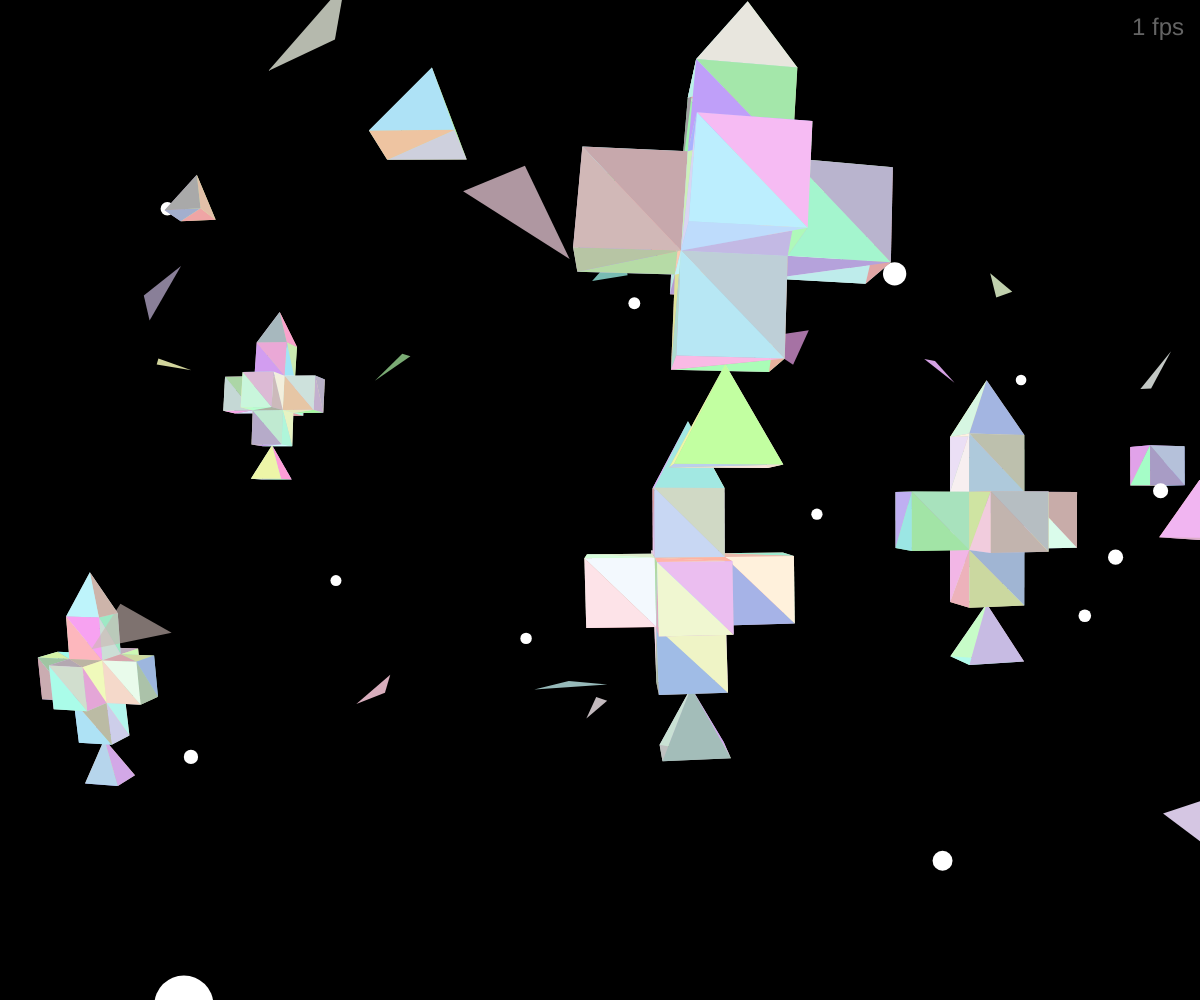
Frame 1 (no input)
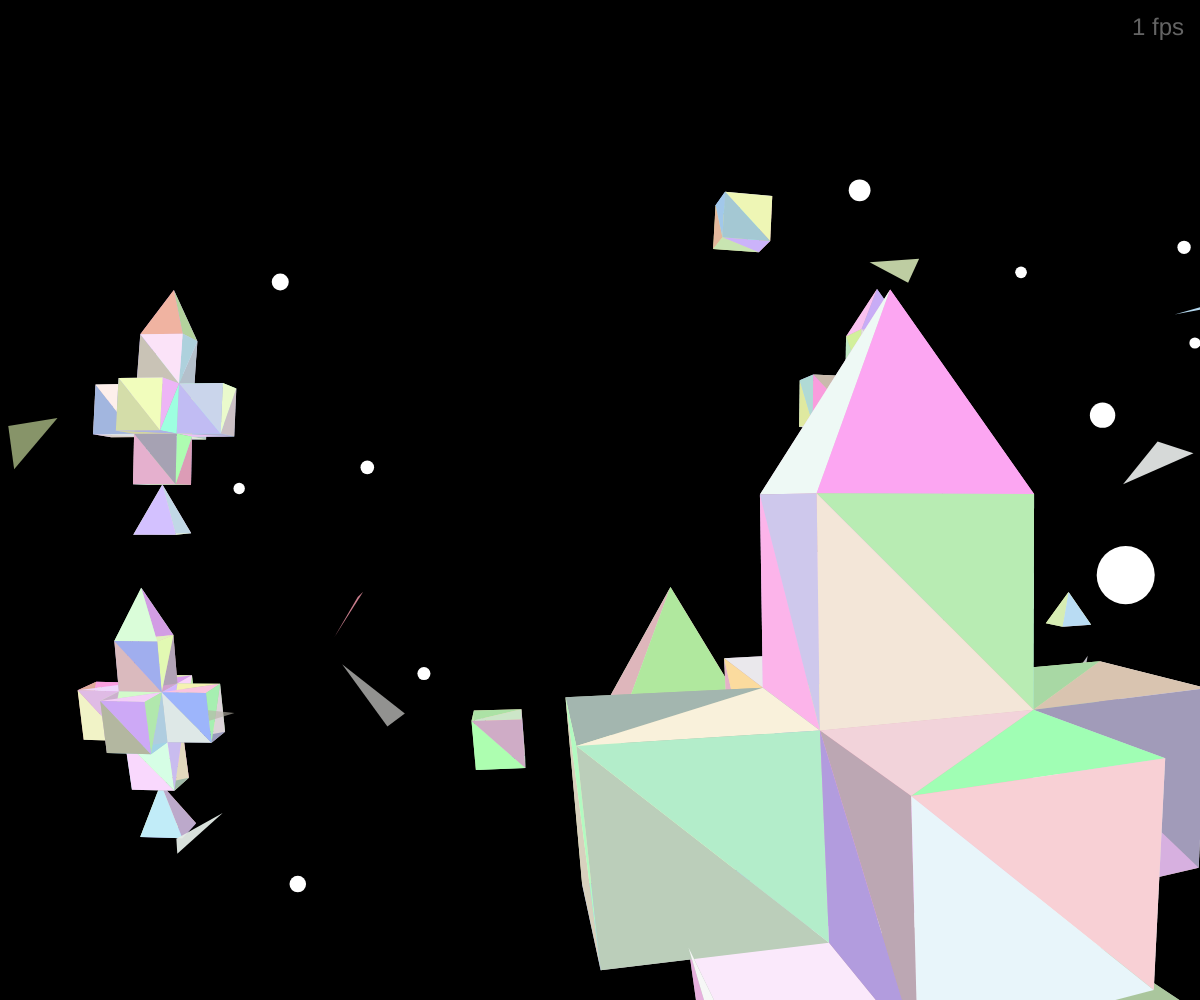
Frame 60 (no input)
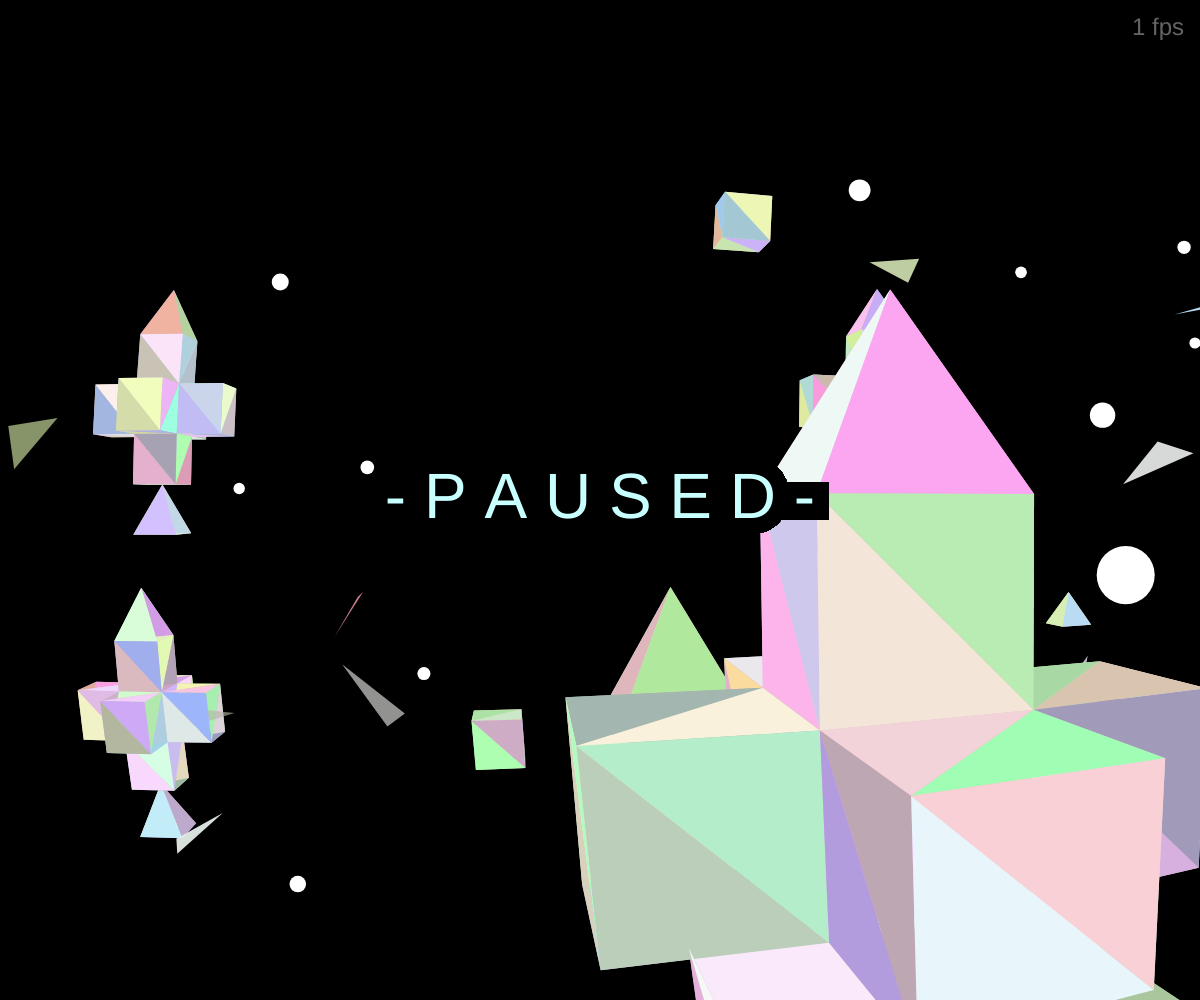
Frame 120 (the mouse pressed at the canvas centre since frame 60)

The p5.js sketch that drew these frames (run headless with seeded random() and noise() and a simulated clock; from frame 60 on, the mouse is pressed at the canvas centre):

// p5.js sketch
// ── sketch.js
// Variables used for fps
var frameTimes = [] // Time recordings corresponding to each frame
let oldTime = 0 // Time at which the previous frame is updated
let fpsCooldown = 0 // When fpsCooldown <= 0, set displayFPS = fps
let displayFPS = 0 // fps displayed on screen, updated every second

/* Togglable Variables */

var cameraRange = 1000

var worldHeightBound = 50
var worldWidthBound = 200
var worldDepthBound = 200

/* Variables for keyboard & mouse control */

var oldMouseX = null

var leftKeyDown = false
var rightKeyDown = false
var upKeyDown = false
var downKeyDown = false

var wKeyDown = false
var aKeyDown = false
var sKeyDown = false
var dKeyDown = false

var shiftKeyDown = false
var spaceKeyDown = false

var paused = false

/* Essential variables */

var objectsInWorld = []
var activeCamera = null

/* Object declarations */

class Vector {
    /// Create a vector object using regular 3D coordinates
    constructor(x, y, z) {
        this.x = x
        this.y = y
        this.z = z
    }

    /// Translate the vector by the given change in 3D coordinate position
    translateBy(deltaX, deltaY, deltaZ) {
        this.x += deltaX
        this.y += deltaY
        this.z += deltaZ
    }

    /// GET the magnitude (modulus) of the vector
    magnitude() {
        return Math.sqrt(this.x * this.x + this.y * this.y + this.z * this.z)
    }
}

/// GET the scalar product of two vectors
function scalarProduct(vectorA, vectorB) {
    return vectorA.x * vectorB.x + vectorA.y * vectorB.y + vectorA.z * vectorB.z
}

/// GET the angle between two vectors using the arc-cosine of the scalar product
function angleBetweenVectors(vectorA, vectorB) {
    var scalarProductOfVectors = scalarProduct(vectorA, vectorB)
    var productOfMagnitudes = vectorA.magnitude() * vectorB.magnitude()
    return Math.acos(scalarProductOfVectors / productOfMagnitudes)
}

class Point extends Vector {
    /// Create a vector object representing a single point in the 3D world
    constructor(x, y, z) {
        super(x, y, z)
        this.representationalRadius = 1
    }

    /// GET the distance from this point to the camera
    distanceToCamera(camera) {
        var positionToCamera = new Vector(this.x - camera.x, this.y - camera.y, this.z - camera.z)
        return positionToCamera.magnitude()
    }

    /// GET a boolean value determining whether the point is in the camera's range
    shouldRenderInCamera(camera) {
        var pointRelativeToCamera = new Vector(this.x - camera.x, this.y - camera.y, this.z - camera.z)
        var cameraDirection = new Vector(Math.cos(camera.yRotation), 0, Math.sin(camera.yRotation))
        var angle = angleBetweenVectors(pointRelativeToCamera, cameraDirection)
        if (angle > camera.visionAngle) {
            return false
        }
        if (this.distanceToCamera(camera) > cameraRange) {
            return false
        }
        return true
    }

    /// GET the point's translated position on the 2D screen
    renderPositionInCamera(camera) {
        var screenDiagonalRadius = Math.sqrt(Math.pow(windowWidth / 2, 2) + Math.pow(windowHeight / 2, 2))

        /* Represent the point and the camera as vectors */

        var pointRelativeToCamera = new Vector(this.x - camera.x, this.y - camera.y, this.z - camera.z)
        var cameraDirection = new Vector(Math.cos(camera.yRotation), 0, Math.sin(camera.yRotation))
        var angle = angleBetweenVectors(pointRelativeToCamera, cameraDirection)

        /* Determine the exact 2D position of the point using two additional vectors */

        // A horizontally rotated (relative to camera angle) vector that helps create two intersections
        var complementVector = new Vector(Math.cos(camera.yRotation + camera.visionAngle), 0, Math.sin(camera.yRotation + camera.visionAngle))

        // A vertically rotated (relative to camera angle) vector that helps choose from the two intersections
        var determinantVector = new Vector(Math.cos(camera.yRotation), Math.sin(-camera.visionAngle), Math.sin(camera.yRotation))

        var angleToComplementVector = angleBetweenVectors(pointRelativeToCamera, complementVector)
        var angleToDeterminantVector = angleBetweenVectors(pointRelativeToCamera, determinantVector)

        // based on the Law of Cosines, we can deduce that the cosine of the angle
        // between the horizontal midline (d) and the line from the center to an intersection (r)
        // is given by (d^2 + r^2 - R^2) / 2dr
        // where R is the line from the other center to the intersection
        var numeratorOfCos = Math.pow(camera.visionAngle, 2) + Math.pow(angle, 2) - Math.pow(angleToComplementVector, 2)
        var denominatorOfCos = 2 * camera.visionAngle * angle
        var cosineToIntersection = numeratorOfCos / denominatorOfCos

        // since angle is horizontal, use cosine for xProjection and sine for yProjection
        var xProjection = angle * cosineToIntersection / camera.visionAngle
        var yProjection = angle * Math.sin(Math.acos(cosineToIntersection)) / camera.visionAngle

        /* test which of the two intersections to use */

        var nocDeterminant = Math.pow(camera.visionAngle, 2) + Math.pow(angle, 2) - Math.pow(angleToDeterminantVector, 2)
        var docDeterminant = 2 * camera.visionAngle * angle
        var ctiDeterminant = nocDeterminant / docDeterminant
        var xOnScreen, yOnScreen

        if (this.y > camera.y) {
            // above midline
            xOnScreen = windowWidth / 2 + xProjection * screenDiagonalRadius
            yOnScreen = windowHeight / 2 - yProjection * screenDiagonalRadius
        } else {
            // below midline
            xOnScreen = windowWidth / 2 + xProjection * screenDiagonalRadius
            yOnScreen = windowHeight / 2 + yProjection * screenDiagonalRadius
        }

        return [xOnScreen, yOnScreen]
    }

    /// Draw the point onto the 2D screen as a sphere in 3D space
    renderInCamera(camera) {
        if (!this.shouldRenderInCamera(camera)) {
            return
        }

        var positionOnScreen = this.renderPositionInCamera(camera)

        // ratio of sphere size to screen size
        var screenDiagonalRadius = Math.sqrt(Math.pow(windowWidth / 2, 2) + Math.pow(windowHeight / 2, 2))
        var occupationRatio = this.representationalRadius / (this.distanceToCamera(camera) * sin(camera.visionAngle))

        // actual size
        var actualSize = screenDiagonalRadius * occupationRatio

        noStroke()
        fill(255)
        ellipse(positionOnScreen[0], positionOnScreen[1], actualSize, actualSize)
    }
}

/// Swap two items in an array, with the items given by the provided indices
function swapInArray(array, indexA, indexB) {
    // JavaScript Arrays are Objects, not Structs
    var tempItem = array[indexA]
    array[indexA] = array[indexB]
    array[indexB] = tempItem
}

/// Sort all items in an array by their distances to the given camera, using the quicksort algorithm
function quicksortDistancesToCamera(distances, camera, startIndex, endIndex) {
    if (endIndex - startIndex <= 0) {
        return
    }

    if (endIndex - startIndex + 1 == 2) {
        if (distances[0].distanceToCamera(camera) < distances[1].distanceToCamera(camera)) {
            swapInArray(distances, 0, 1)
        }
        return
    }

    var pivot = distances[startIndex + Math.floor((endIndex - startIndex) / 2)].distanceToCamera(camera)

    var i = startIndex
    var j = endIndex
    while (i < j) {
        if (distances[i].distanceToCamera(camera) < pivot) {
            swapInArray(distances, i, j)
        } else {
            i += 1
        }
        if (distances[j].distanceToCamera(camera) > pivot) {
            swapInArray(distances, i, j)
        } else {
            j -= 1
        }
    }

    quicksortDistancesToCamera(distances, camera, startIndex, i)
    quicksortDistancesToCamera(distances, camera, i + 1, endIndex)
}

class Camera extends Vector {
    /// Create a vector object representing a camera, with  vision range and starting y-rotation provided
    constructor(x, y, z, visionAngle, yRotation) {
        super(x, y, z)
        this.visionAngle = visionAngle
        this.yRotation = yRotation
    }

    /// Render all items in a 3D world onto the 2D screen through this camera
    renderItemsInWorld(world) {
        quicksortDistancesToCamera(world, this, 0, world.length - 1)
        for (var thisItem of world) {
            thisItem.renderInCamera(this)
        }
    }

    /// Rotate the camera's y-rotation by a certain angle
    rotateYBy(rotation) {
        this.yRotation += rotation
        this.yRotation %= Math.PI
    }
}

class Color {
    /// Create a color object using RGBA values
    constructor(red, green, blue, alpha) {
        this.red = red
        this.green = green
        this.blue = blue
        this.alpha = alpha
    }
}

class Triangle {
    /// Create a triangle object using three points and one color
    constructor(pointA, pointB, pointC, color) {
        this.pointA = pointA
        this.pointB = pointB
        this.pointC = pointC
        this.color = color
    }

    /// Draw the triangle onto the 2D screen using the positions of the translated points
    renderInCamera(camera) {
        var positionA = this.pointA.renderPositionInCamera(camera)
        var positionB = this.pointB.renderPositionInCamera(camera)
        var positionC = this.pointC.renderPositionInCamera(camera)

        var meanX = (positionA[0] + positionB[0] + positionC[0]) / 3
        var meanY = (positionA[1] + positionB[1] + positionC[1]) / 3
        var distanceToCenter = Math.sqrt(Math.pow(meanX - windowWidth / 2, 2) + Math.pow(meanY - windowHeight / 2, 2))
        var screenDiagonalRadius = Math.sqrt(Math.pow(windowWidth / 2, 2) + Math.pow(windowHeight / 2, 2))
        var caseMeanUnrenderable = distanceToCenter > screenDiagonalRadius
        var casePointsUnrenderable = !this.pointA.shouldRenderInCamera(camera) && !this.pointB.shouldRenderInCamera(camera) && !this.pointC.shouldRenderInCamera(camera)

        if (caseMeanUnrenderable && casePointsUnrenderable) {
            return
        }

        noStroke()
        fill(this.color.red, this.color.green, this.color.blue, this.color.alpha)
        triangle(positionA[0], positionA[1], positionB[0], positionB[1], positionC[0], positionC[1])
    }

    /// GET the distance from the camera to the average position of the triangle's three points
    distanceToCamera(camera) {
        var avgX = (this.pointA.x + this.pointB.x + this.pointC.x) / 3
        var avgY = (this.pointA.y + this.pointB.y + this.pointC.y) / 3
        var avgZ = (this.pointA.z + this.pointB.z + this.pointC.z) / 3

        var meanPositionToCamera = new Vector(avgX - camera.x, avgY - camera.y, avgZ - camera.z)
        return meanPositionToCamera.magnitude()
    }
}

/* Object placement functions */

/// A function for adding triangles into the 3D world from a list of groups of three points
function addTrianglesFromPointGroup(points, triangleIndices) {
    for (var triangleIndexGroup of triangleIndices) {
        var color = new Color(Math.random() * 100 + 155, Math.random() * 100 + 155, Math.random() * 100 + 155, 255)
        objectsInWorld.push(new Triangle(
            points[triangleIndexGroup[0]],
            points[triangleIndexGroup[1]],
            points[triangleIndexGroup[2]],
            color
        ))
    }
}

/// Create a cube out of 12 triangles (6 squares)
function createCube(x, y, z, sideLength) {
    var radius = sideLength / 2

    var points = [
        new Point(x - radius, y - radius, z - radius),
        new Point(x + radius, y - radius, z - radius),
        new Point(x - radius, y + radius, z - radius),
        new Point(x + radius, y + radius, z - radius),
        new Point(x - radius, y - radius, z + radius),
        new Point(x + radius, y - radius, z + radius),
        new Point(x - radius, y + radius, z + radius),
        new Point(x + radius, y + radius, z + radius),
    ]

    var triangleIndices = [
        // front
        [4, 5, 6],
        [7, 5, 6],
        // back
        [0, 1, 2],
        [3, 1, 2],
        // top
        [2, 3, 6],
        [7, 3, 6],
        // bottom
        [0, 1, 4],
        [5, 1, 4],
        // left
        [0, 2, 4],
        [6, 2, 4],
        // right
        [1, 3, 5],
        [7, 3, 5],
    ]

    addTrianglesFromPointGroup(points, triangleIndices)
}

/// Create a pyramid out of 6 triangles (1 square + 4 individual triangles)
function createPyramid(x, y, z, sideLength) {
    var radius = sideLength / 2

    var points = [
        new Point(x - radius, y - radius, z - radius), // left front
        new Point(x + radius, y - radius, z - radius), // right front
        new Point(x - radius, y - radius, z + radius), // left back
        new Point(x + radius, y - radius, z + radius), // right back
        new Point(x, y + radius, z), // top point
    ]

    var triangleIndices = [
        // front
        [4, 0, 1],
        // back
        [4, 2, 3],
        // left
        [4, 0, 2],
        // right
        [4, 1, 3],
        // bottom1
        [0, 1, 2],
        // bottom2
        [1, 2, 3],
    ]

    addTrianglesFromPointGroup(points, triangleIndices)
}

/// Create a weird tower shape using two pyramids and 7 cubes
function createTowerShape(x, y, z, sideLength) {
    createCube(x, y, z, sideLength)
    createCube(x, y + sideLength, z, sideLength)
    createCube(x, y - sideLength, z, sideLength)
    createCube(x + sideLength, y, z, sideLength)
    createCube(x - sideLength, y, z, sideLength)
    createCube(x, y, z + sideLength, sideLength)
    createCube(x, y, z - sideLength, sideLength)

    createPyramid(x, y + 2 * sideLength, z, sideLength)
    createPyramid(x, y - 2 * sideLength, z, sideLength)
}

/* Event handlers */

function setup() {
    /* setup() runs once at the initialization of the scene. Put your setup code here. */

    activeCamera = new Camera(0, 0, 0, Math.PI / 4, 0)
    createCanvas(windowWidth, windowHeight)

    // Add 50 points and small triangles into the 3D world
    for (var i = 0; i < 100; i++) {
        objectsInWorld.push(new Point(Math.random() * 200 - 100, Math.random() * 50 - 25, Math.random() * 200 - 100))

        var pointA = new Point(Math.random() * 200 - 100, Math.random() * 50 - 25, Math.random() * 200 - 100)
        var pointB = new Point(pointA.x + Math.random() * 8 - 4, pointA.y + Math.random() * 8 - 4, pointA.z + Math.random() * 8 - 4)
        var pointC = new Point(pointA.x + Math.random() * 8 - 4, pointA.y + Math.random() * 8 - 4, pointA.z + Math.random() * 8 - 4)
        var color = new Color(Math.random() * 100 + 155, Math.random() * 100 + 155, Math.random() * 100 + 155, Math.random() * 100 + 155)
        objectsInWorld.push(new Triangle(pointA, pointB, pointC, color))
    }

    // Add 20 cubes into the 3D world
    for (var i = 0; i < 20; i++) {
        createCube(Math.random() * 200 - 100, Math.random() * 50 - 25, Math.random() * 200 - 100, Math.random() * 4 + 2)
    }

    // Add 20 pyramids into the 3D world
    for (var i = 0; i < 20; i++) {
        createPyramid(Math.random() * 200 - 100, Math.random() * 50 - 25, Math.random() * 200 - 100, Math.random() * 4 + 2)
    }

    // Add 20 weird tower shapes into the 3D world
    for (var i = 0; i < 20; i++) {
        createTowerShape(Math.random() * 200 - 100, Math.random() * 50 - 25, Math.random() * 200 - 100, Math.random() * 4 + 2)
    }
}

function draw() {
    /* draw() runs every time before a new frame is rendered.  */

    /* Pause screen appears when paused */

    if (paused) {
        fill(200, 255, 255)
        stroke(0)
        strokeWeight(32)
        textAlign(CENTER, CENTER)
        textSize(64)
        text("- P A U S E D -", windowWidth / 2, windowHeight / 2)
        return
    }

    /* Camera movement based on keyboard controls */

    activeCamera.yRotation += (mouseX / windowWidth - 0.5) / 20

    if (leftKeyDown || aKeyDown) {
        var direction = activeCamera.yRotation - Math.PI / 2
        activeCamera.x += Math.cos(direction)
        activeCamera.z += Math.sin(direction)
    }

    if (rightKeyDown || dKeyDown) {
        var direction = activeCamera.yRotation + Math.PI / 2
        activeCamera.x += Math.cos(direction)
        activeCamera.z += Math.sin(direction)
    }

    if (upKeyDown || wKeyDown) {
        var direction = activeCamera.yRotation
        activeCamera.x += Math.cos(direction)
        activeCamera.z += Math.sin(direction)
    }

    if (downKeyDown || sKeyDown) {
        var direction = activeCamera.yRotation + Math.PI
        activeCamera.x += Math.cos(direction)
        activeCamera.z += Math.sin(direction)
    }

    if (spaceKeyDown) {
        activeCamera.y += 1
    }

    if (shiftKeyDown) {
        activeCamera.y -= 1
    }

    /* Check for world boundaries */

    activeCamera.x = (activeCamera.x < -worldWidthBound / 2) ? -(worldWidthBound / 2) : activeCamera.x
    activeCamera.x = (activeCamera.x > worldWidthBound / 2) ? (worldWidthBound / 2) : activeCamera.x

    activeCamera.y = (activeCamera.y < -worldHeightBound / 2) ? -(worldHeightBound / 2) : activeCamera.y
    activeCamera.y = (activeCamera.y > worldHeightBound / 2) ? (worldHeightBound / 2) : activeCamera.y

    activeCamera.z = (activeCamera.z < -worldDepthBound / 2) ? -(worldDepthBound / 2) : activeCamera.z
    activeCamera.z = (activeCamera.z > worldDepthBound / 2) ? (worldDepthBound / 2) : activeCamera.z

    /* Render */

    background(0)

    if (activeCamera !== null) {
        activeCamera.renderItemsInWorld(objectsInWorld)
    }

    /* Display FPS */

    var currentTime = millis()
    frameTimes.push(currentTime)
    while (frameTimes.length > 0 && frameTimes[0] < currentTime - 1000) {
        frameTimes.splice(0, 1)
    }

    fpsCooldown -= currentTime - oldTime
    if (fpsCooldown <= 0) {
        displayFPS = frameTimes.length
        fpsCooldown = 1000
    }

    fill(100)
    textAlign(RIGHT, TOP) // Text alignment of the fps label
    textSize(24)
    text(`${Math.floor(displayFPS)} fps`, width - 16, 16) // Position of the fps label

    oldTime = currentTime
}

function windowResized() {
    resizeCanvas(windowWidth, windowHeight)
}

function mousePressed() {
    paused = !paused
}

function keyPressed() {
    switch (keyCode) {
        case (LEFT_ARROW):
            leftKeyDown = true
            break
        case (RIGHT_ARROW):
            rightKeyDown = true
            break
        case (UP_ARROW):
            upKeyDown = true
            break
        case (DOWN_ARROW):
            downKeyDown = true
            break
        case (87): // W
            wKeyDown = true
            break
        case (65): // A
            aKeyDown = true
            break
        case (83): // S
            sKeyDown = true
            break
        case (68): // D
            dKeyDown = true
            break
        case (32): // Space
            spaceKeyDown = true
            break
        case (16): // Shift
            shiftKeyDown = true
            break
    }
}

function keyReleased() {
    switch (keyCode) {
        case (LEFT_ARROW):
            leftKeyDown = false
            break
        case (RIGHT_ARROW):
            rightKeyDown = false
            break
        case (UP_ARROW):
            upKeyDown = false
            break
        case (DOWN_ARROW):
            downKeyDown = false
            break
        case (87): // W
            wKeyDown = false
            break
        case (65): // A
            aKeyDown = false
            break
        case (83): // S
            sKeyDown = false
            break
        case (68): // D
            dKeyDown = false
            break
        case (32): // Space
            spaceKeyDown = false
            break
        case (16): // Shift
            shiftKeyDown = false
            break
    }
}
